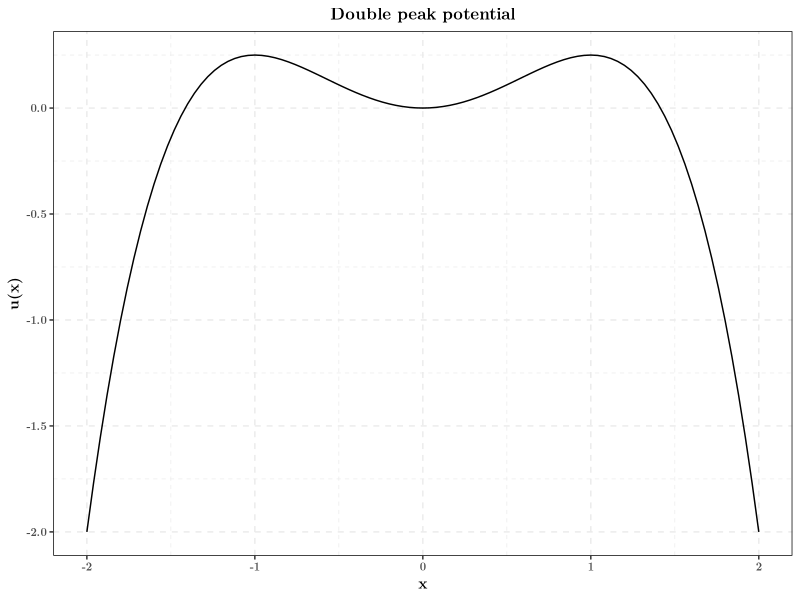
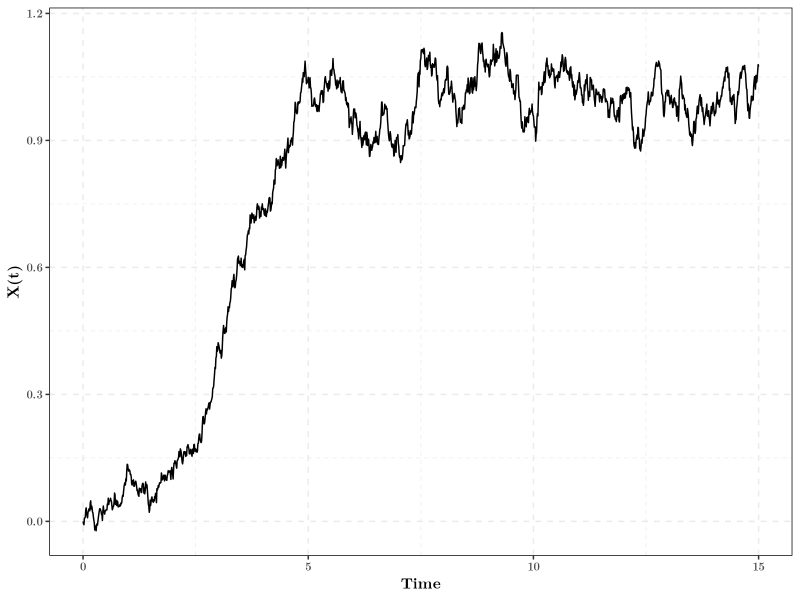
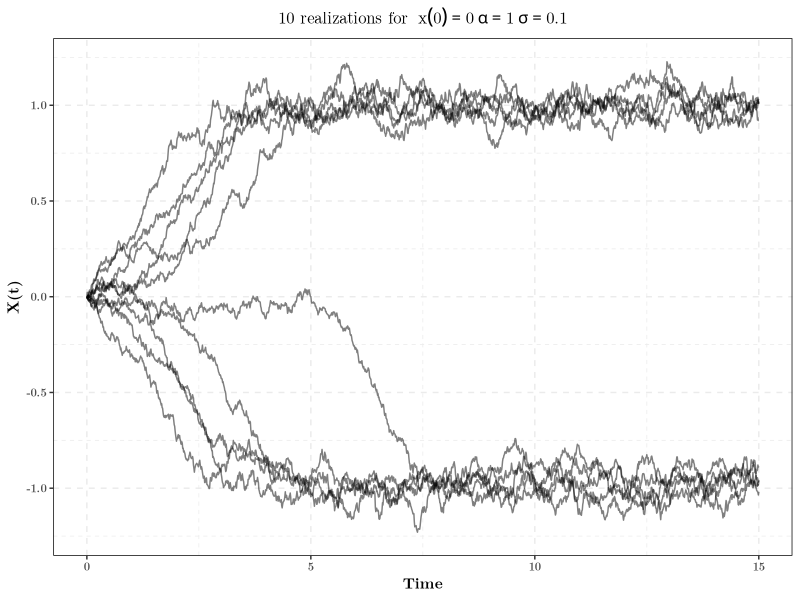
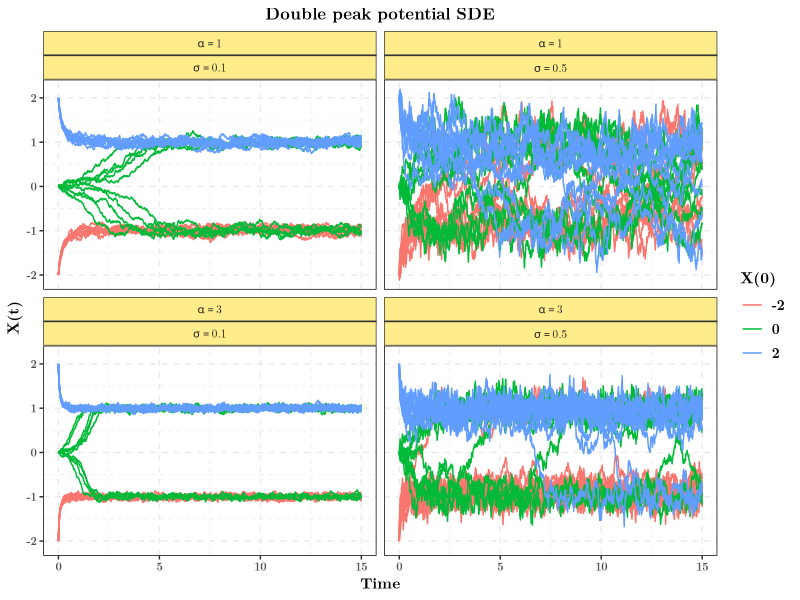

The R script that drew these images, in order:
## ---- chunk 1
#| label: setup-notebook-EDS
#| include: false

knitr::opts_chunk$set(echo = TRUE, message = FALSE,
                      comment = NA,
                      cache = TRUE,
                      fig.align = "center")
library(tidyverse)
# Nice ggplot theme
theme_set(theme_bw() +
            theme(
              panel.border = element_rect(colour = "black",
                                          fill = rgb(0, 0, 0, 0)),
              panel.grid = element_line(linetype = 2),
              plot.background = element_rect(fill = "white"),# bg around panel
              legend.background = element_blank(),
              text = element_text(family = "LM Roman 10", size = 10, face = "bold"),
              axis.title = element_text(size = rel(1.1)),
              legend.text = element_text(size = rel(1)),
              legend.title = element_text(size = rel(1.1)),
              plot.subtitle = element_text(hjust = 0.5, size = rel(1)),
              strip.background = element_rect(fill = "lightgoldenrod1"),
              plot.title = element_text(face = "bold", size = rel(1.2), hjust = 0.5)))
## ---- chunk 2
#| label: get-potental
#| echo: false

get_potential <- function(x, alpha = 1){
  alpha * (0.5 * x^2 - x^4 * 0.25)
}
## ---- chunk 3
#| label: plot-double-well
#| echo: false

tibble(x = seq(-2, 2, length.out = 501)) %>% 
  ggplot(aes(x = x)) +
  stat_function(fun = get_potential) +
  labs(y = "u(x)", title = "Double peak potential")
## ---- chunk 4
#| label: get-drift

get_drift <- function(x, alpha){
  alpha * x * (1 - x^2)
}
## ---- chunk 5
#| label: get-diffusion

get_diffusion <- function(x, sigma){
  sigma * sqrt(1 + x^2)
}
## ---- chunk 6
#| label:  simulate_double_peak_sde

simulate_double_peak_sde <- function(times, # Simulation times
                                     x0, alpha, sigma) # Simulation parameters
  { 
  n_points <- length(times) # Number of points
  trajectory <- rep(NA, n_points) # Initialization of output trajectory
  trajectory[1] <- x0 # First position
  for(k in 2:n_points){ # Iteration
    h <- times[k] - times[k - 1] # Time step (must be small)
    euler_mean <- trajectory[k - 1] + # x
      get_drift(trajectory[k - 1], alpha) * h # drift(x) * h
    euler_variance <- get_diffusion(trajectory[k - 1], sigma)^2 * h 
    trajectory[k] <- rnorm(n = 1, # 1 gaussian sample
                       mean = euler_mean, # Mean
                       sd = sqrt(euler_variance) # Standard deviation
                       )
  }
  # Return tibble to ease later visualization
  tibble(t = times,
         x_t = trajectory,
         x0 = x0,
         alpha = alpha, 
         sigma = sigma)
}
## ---- chunk 7
#| label: plot-one-trajectory

set.seed(123) # For reproducibility
my_times <- seq(0, 15, by = 0.01) # Vecteur 0, 0.01, 0.02,...., 9.99, 10
simulate_double_peak_sde(times = my_times, # Simulation 
                         x0 = 0, alpha = 1, sigma = 0.1) %>% # Then
  ggplot(aes(x = t, y = x_t)) + # plot it
  geom_path() +
  labs(x = "Time", y = "X(t)")
## ---- chunk 8
#| label: plot-ten-trajectory

lapply(1:10, # Rerun 10 times the simulations
       function(i){
         set.seed(i) # For reproducibility
         simulate_double_peak_sde(times = my_times, # Simulation 
                         x0 = 0, alpha = 1, sigma = 0.1)
       }) %>% # Then
  bind_rows(.id = "Replicate") %>% # Aggregate it in a single tibble, keeping
  # track of the replicate identity
  ggplot(aes(x = t, y = x_t)) + # plot it
  geom_path(aes(group = Replicate), alpha = 0.5) + # Do a track per replicate
  labs(x = "Time", y = "X(t)",
       title = expression("10 realizations for "~x(0)==0~alpha==1~sigma==0.1))
## ---- chunk 9
#| label: parameters-list

# IMPORTANT: Columns names must be the same as argument names of the 
# simulation_double_peak_sde function
parameters_list <- expand.grid(x0 = c(-2, 0, 2), # x0s values
                               alpha = c(1, 3),
                               sigma = c(0.1, 0.5)) %>% # Creates the design grid
  as_tibble() # Turns it into a tibble
## ---- chunk 10
#| label: print-parameters-list
#| echo: false

print(parameters_list)
## ---- chunk 11
#| label: all-simulations

set.seed(123) # For reproducibility
all_simulations <- rerun(10, # rerun 10 times
                         pmap_dfr(.l = parameters_list, # Same code as above
                                  .f = simulate_double_peak_sde, 
                                  times = my_times)
                         ) %>% # Then
  bind_rows(.id = "Replicate") # Binds it a tibble, keeping track of replicate
## ---- chunk 12
#| label: all_simulations
#| echo: false

all_simulations
## ---- chunk 13
#| label: plot-simulations

all_simulations %>% # First we rename alphas and sigmas for nice rendering
  mutate(alpha = paste("alpha ==", alpha), 
         sigma = paste("sigma ==", sigma)) %>% 
  ggplot(aes(x = t, y = x_t)) + # Usual ggplot
  geom_path(aes(group = interaction(Replicate, x0), # Group trajectories
                color = factor(x0))) + # Color depending on starting point
  facet_wrap(.~ alpha + sigma, # One graph per combination alpha/sigma
             labeller = label_parsed) + # Turns names in maths
  labs(x = "Time", y = "X(t)", color = "X(0)", # Labelling axis
       title = "Double peak potential SDE")  
